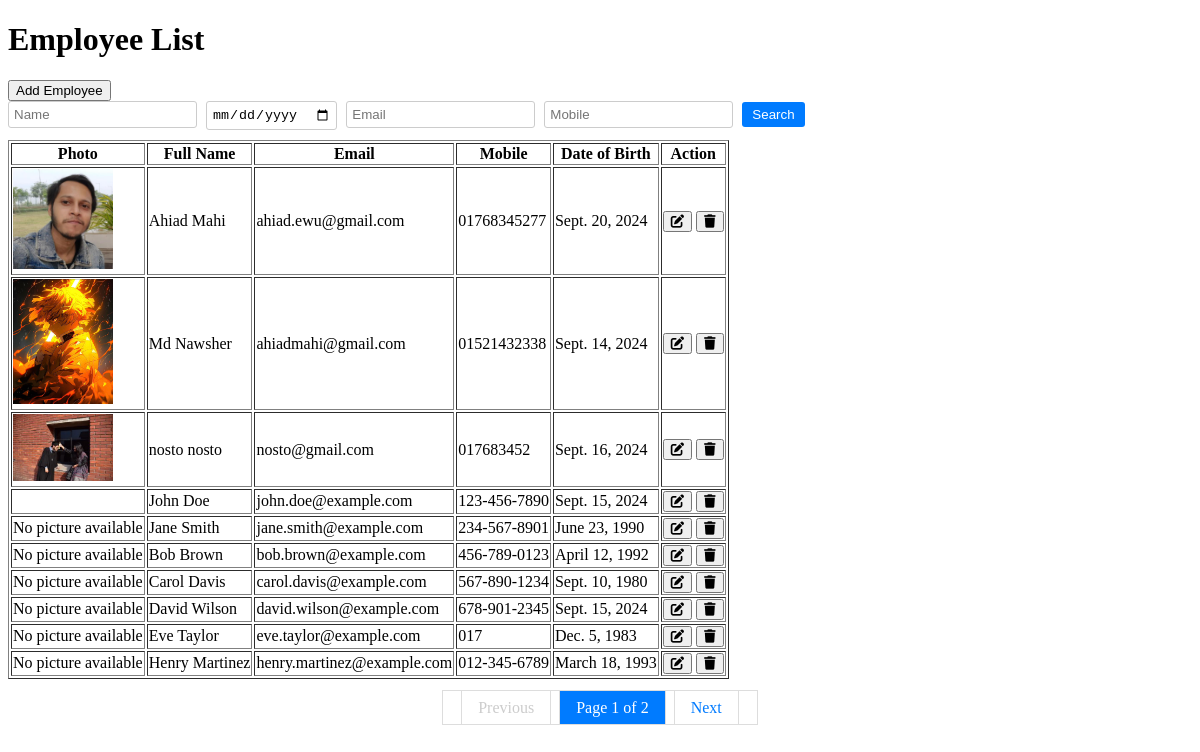
Page /read/ on the earlier database version.
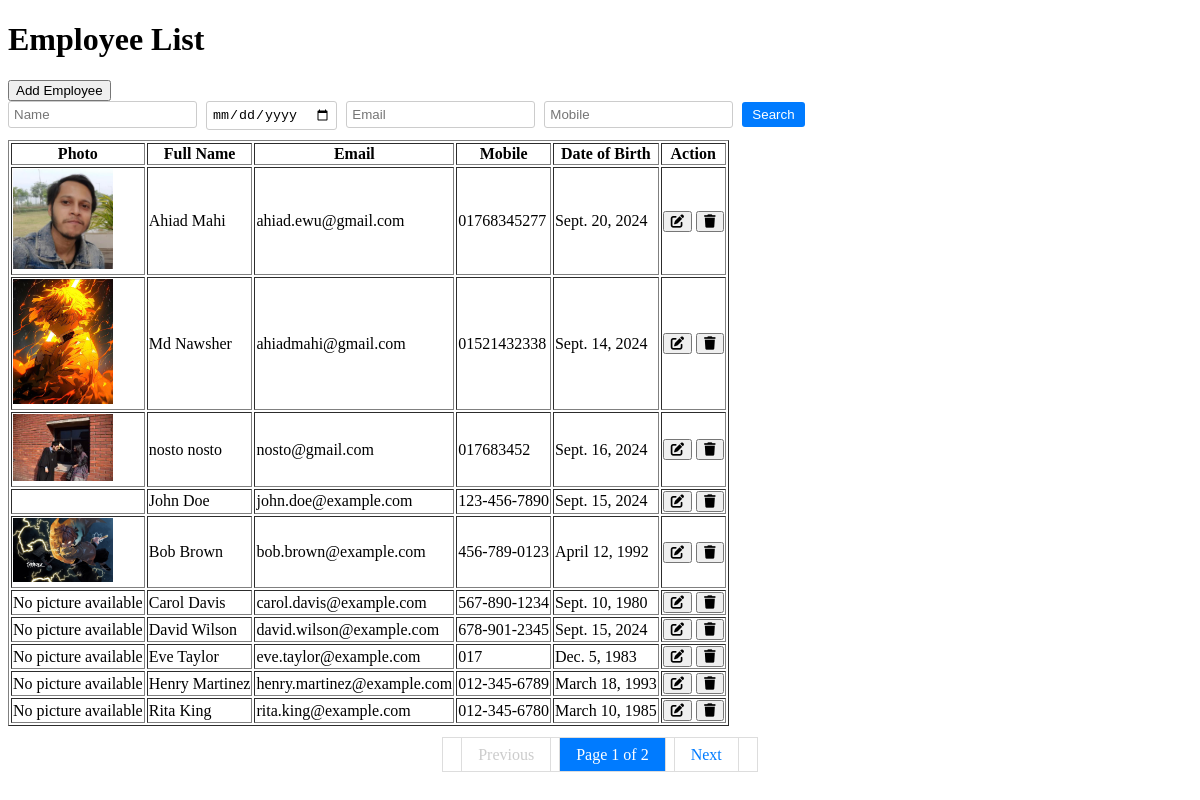
Same page on the later database version.
### Employee/models.py (models this page shows, shortened)
class Employee(models.Model):
    first_name = models.CharField(max_length=100)
    last_name = models.CharField(max_length=100)
    email = models.EmailField(unique=True)
    mobile = models.CharField(max_length=15)
    date_of_birth = models.DateField()
    profile_picture = models.ImageField(upload_to='pictures', blank=True, null=True)

### Employee/views.py (the view)
# urls.py: path("read/", read),
def read(request):
    obj_e = Employee.objects.all()
    search = request.GET
    if search:
        name = request.GET.get('name', '')
        date_of_birth = request.GET.get('date_of_birth', '')
        email = request.GET.get('email', '')
        mobile = request.GET.get('mobile', '')
        obj_e = search_employees(name, date_of_birth, email, mobile)
    paginator = Paginator(obj_e, 10)  # Show 10 employees per page
    page_number = request.GET.get('page', 1)
    page_obj = paginator.get_page(page_number)
    return render(request, 'display.html', context = {'emp': page_obj , 'search': request.GET})

### Employee/templates/display.html (shortened to what this page needs)
<!DOCTYPE html>
<html lang="en">
<head>
    <link rel="stylesheet" href="https://cdnjs.cloudflare.com/ajax/libs/font-awesome/6.4.0/css/all.min.css">
</head>
<body>
    <h1>Employee List</h1>
    <button onclick="location.href='/add_employee/'">Add Employee</button>
    <form class="search-container" action="/read/" method="GET">
        <input type="text" name="name" placeholder="Name" value="{{ request.GET.name }}">
        <input type="date" name="date_of_birth" value="{{ request.GET.date_of_birth }}">
        <input type="text" name="email" placeholder="Email" value="{{ request.GET.email }}">
        <input type="text" name="mobile" placeholder="Mobile" value="{{ request.GET.mobile }}">
        <button type="submit">Search</button>
    </form>
    <table border="1">
        <thead>
            <tr>
                <th>Photo</th>
                <th>Full Name</th>
                <th>Email</th>
                <th>Mobile</th>
                <th>Date of Birth</th>
                <th>Action</th>
            </tr>
        </thead>
        <tbody>
            {% for employee in emp %}
            <tr>
                <td>
                    {% if employee.profile_picture %}
                        <img src="{{ employee.profile_picture.url }}" alt="{{ employee.full_name }}" width="100">
                    {% else %}
                        No picture available
                    {% endif %}
                </td>
                <td>{{ employee.first_name }} {{ employee.last_name }}</td>
                <td>{{ employee.email }}</td>
                <td>{{ employee.mobile }}</td>
                <td>{{ employee.date_of_birth }}</td>
                <td>
                    <button onclick="window.location.href='{% url 'edit_employee' employee.id %}';">
                        <i class="fas fa-edit" aria-hidden="true"></i>
                    </button>
                    <button onclick="confirmDelete(event, {{ employee.id }})">
                        <i class="fas fa-trash" aria-hidden="true"></i>
                    </button>
                </td>
            </tr>
            {% empty %}
            <tr>
                <td colspan="6">No employees found</td>
            </tr>
            {% endfor %}
        </tbody>
    </table>
    <div class="pagination">
        <span class="step-links">
            {% if emp.has_previous %}
                <a href="?{% if request.GET.urlencode %}{{ request.GET.urlencode }}&{% endif %}page={{ emp.previous_page_number }}">Previous</a>
            {% else %}
                <span class="disabled">Previous</span>
            {% endif %}
            <span class="current">Page {{ emp.number }} of {{ emp.paginator.num_pages }}</span>
            {% if emp.has_next %}
                <a href="?{% if request.GET.urlencode %}{{ request.GET.urlencode }}&{% endif %}page={{ emp.next_page_number }}">Next</a>
            {% else %}
                <span class="disabled">Next</span>
            {% endif %}
        </span>
    </div>
</body>
</html>

### Employee/templates/display.html (style rules this page uses)
.search-container { margin-bottom: 10px; }
.search-container input { padding: 5px; margin-right: 5px; border: 1px solid #ccc; border-radius: 3px; }
.search-container button { padding: 5px 10px; background-color: #007BFF; color: white; border: none; border-radius: 3px; cursor: pointer; }
.pagination { margin-top: 20px; text-align: center; }
.pagination a, .pagination span { padding: 8px 16px; border: 1px solid #ddd; margin: 0 2px; text-decoration: none; color: #007BFF; }
.pagination .current { background-color: #007BFF; color: white; }
.pagination .disabled { color: #ccc; pointer-events: none; }

Differences in the rows shown:
removed Employee: profile_picture "No picture available", first_name "Jane", last_name "Smith", email "jane.smith@example.com", mobile "234-567-8901", date_of_birth "June 23, 1990"
changed Employee "Bob": profile_picture: picture added; no longer shows "No picture available"
now on this page (row unchanged): Employee: profile_picture "No picture available", first_name "Rita", last_name "King", email "rita.king@example.com", mobile "012-345-6780", date_of_birth "March 10, 1985"
